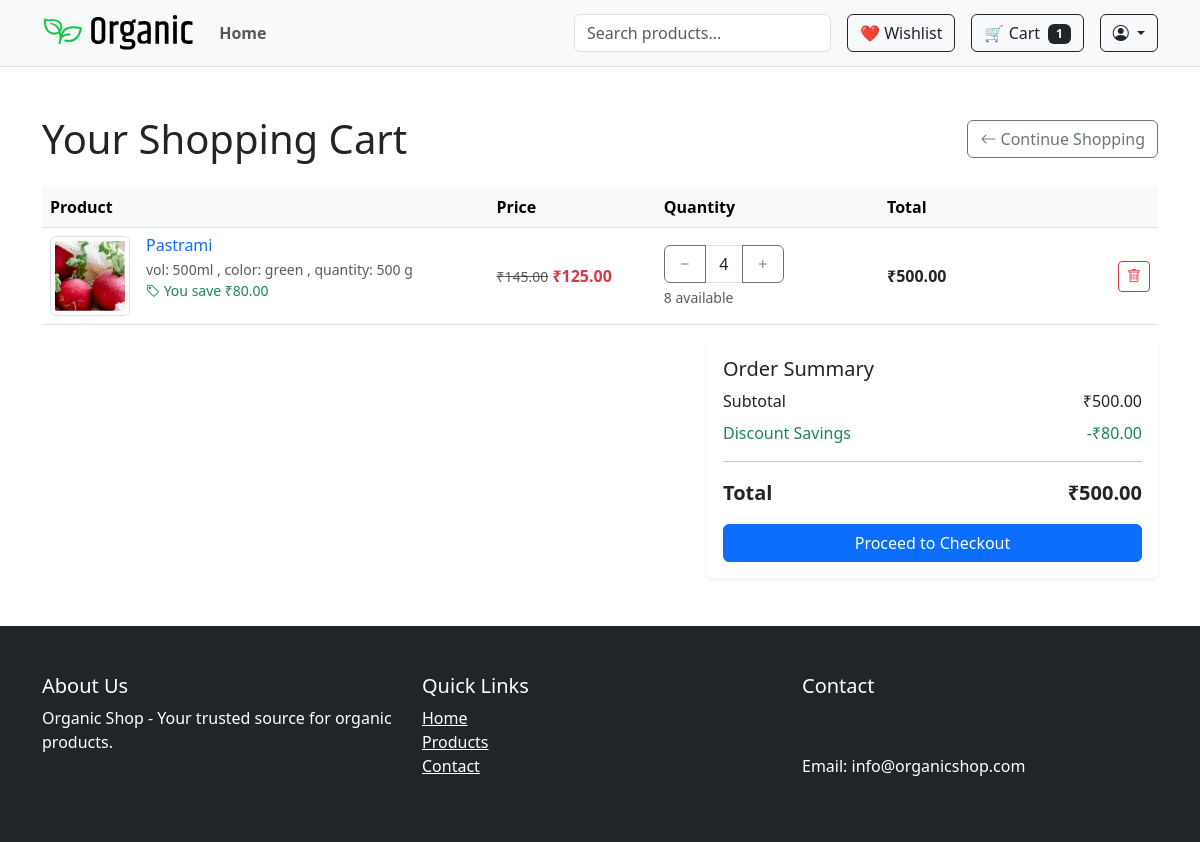
The page /cart/ (signed in) on the database as committed earlier.
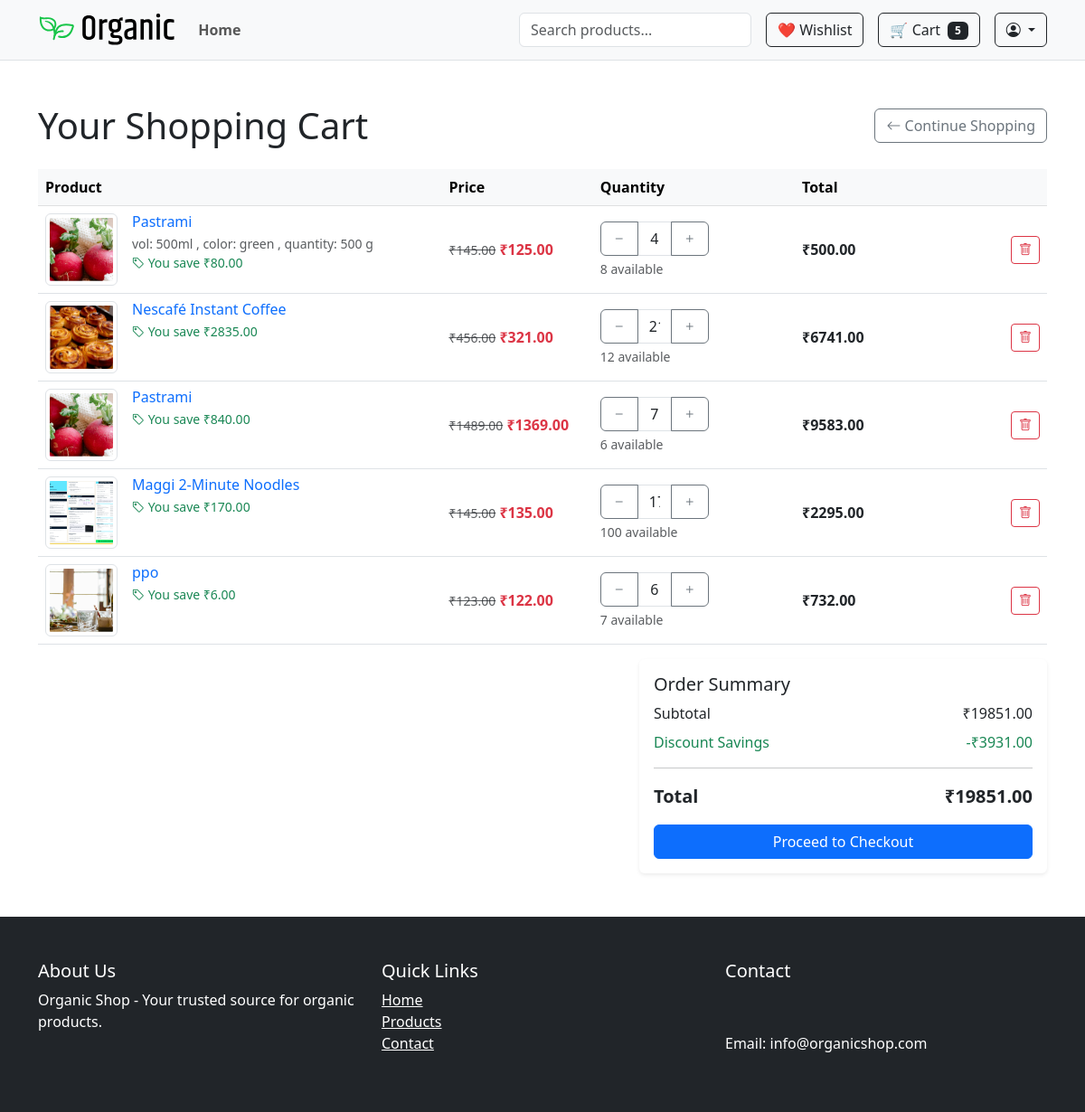
The same page on the database as committed later.
### shop/models.py (models this page shows, shortened)
class CartItem(models.Model):
    cart = models.ForeignKey(Cart, related_name='items', on_delete=models.CASCADE)
    variant = models.ForeignKey(ProductVariant, null=True, blank=True, on_delete=models.SET_NULL)
    product = models.ForeignKey(Product, null=True, blank=True, on_delete=models.CASCADE)
    quantity = models.PositiveIntegerField(default=1)
    @property
    def total_price(self):
        if self.variant:
            if self.variant.discount_price:
                return self.variant.discount_price * self.quantity
            return self.variant.price * self.quantity
        elif self.product.discount_price:
            return self.product.discount_price * self.quantity
        return self.product.price * self.quantity
    @property
    def savings(self):
        if self.variant:
            if self.variant.discount_price:
                return (self.variant.price - self.variant.discount_price) * self.quantity
            elif self.product.discount_price:
                return (self.product.price - self.product.discount_price) * self.quantity
            return 0
        elif self.product.discount_price:
            return (self.product.price - self.product.discount_price) * self.quantity
        return 0
    @property
    def get_product(self):
        return self.variant.product if self.variant else self.product

class Product(models.Model):
    category = models.ForeignKey(Category, on_delete=models.CASCADE, related_name='products')
    name = models.CharField(max_length=255)
    slug = models.SlugField(unique=True ,blank=True)
    description = models.TextField()
    price = models.DecimalField(max_digits=10, decimal_places=2)
    discount_price = models.DecimalField(max_digits=10, decimal_places=2, null=True, blank=True)
    image = models.ImageField(upload_to='products/')
    is_featured = models.BooleanField(default=False)
    sold_count = models.PositiveIntegerField(default=0)
    created_at = models.DateTimeField(auto_now_add=True)
    views = models.PositiveIntegerField(default=1)
    available = models.BooleanField(default=True)
    stock = models.PositiveIntegerField(default=0)
    def get_absolute_url(self):
        return reverse('shop:product_detail', kwargs={'slug': self.slug})

class ProductVariant(models.Model):
    product = models.ForeignKey(Product, on_delete=models.CASCADE, related_name='variants')
    values = models.ManyToManyField(VariantValue)
    price = models.DecimalField(max_digits=10, decimal_places=2)
    discount_price = models.DecimalField(max_digits=10, decimal_places=2, null=True, blank=True)
    stock = models.IntegerField()
    sku = models.CharField(max_length=50, unique=True, blank=True)
    image = models.ImageField(upload_to='variants/', null=True, blank=True)
    sold_count = models.IntegerField(default=0)

class VariantValue(models.Model):
    option = models.ForeignKey(VariantOption, on_delete=models.CASCADE)
    value = models.CharField(max_length=100)

class VariantOption(models.Model):
    name = models.CharField(max_length=50)

class Cart(models.Model):
    user = models.ForeignKey(User, on_delete=models.CASCADE, null=True, blank=True)
    session_key = models.CharField(max_length=40, null=True, blank=True)
    created_at = models.DateTimeField(auto_now_add=True)
    updated_at = models.DateTimeField(auto_now=True)
    @property
    def total_price(self):
        return sum(item.total_price for item in self.items.all())
    @property
    def total_savings(self):
        return sum(item.savings for item in self.items.all())

### shop/views.py (the view)
# urls.py: path('cart/', views.cart_detail, name='cart_detail'),
def cart_detail(request):
    cart = get_or_create_cart(request)
    return render(request, 'shop/cart_detail.html', {'cart': cart})

### shop/context_processors.py (called while the page is built)
def wishlist_context(request):
    wishlist_count = 0
    if request.user.is_authenticated:
        wishlist_count = Wishlist.objects.filter(user=request.user).count()
    return {'wishlist_items_count': wishlist_count}

### shop/views.py (called while the page is built, shortened)
def get_or_create_cart(request):
    if request.user.is_authenticated:
        session_key = request.session.session_key
        if session_key:
            anon_cart = Cart.objects.filter(session_key=session_key, user__isnull=True).first()
        cart, _ = Cart.objects.get_or_create(user=request.user)
    else:
        session_key = request.session.session_key or request.session.create()
        cart, _ = Cart.objects.get_or_create(session_key=session_key, user=None)
    return cart

### shop/templates/shop/cart_detail.html (shortened to what this page needs)
{% extends 'shop/base.html' %}
{% load static %}
{% block content %}
<div class="container py-5">
    <div class="d-flex justify-content-between align-items-center mb-4">
        <h1 class="mb-0">Your Shopping Cart</h1>
        <a href="{% url 'shop:index' %}" class="btn btn-outline-secondary">
            <i class="bi bi-arrow-left"></i> Continue Shopping
        </a>
    </div>
    {% if cart.items.all %}
    <div class="table-responsive">
        <table class="table table-hover align-middle">
            <thead class="table-light">
                <tr>
                    <th style="width: 40%">Product</th>
                    <th style="width: 15%">Price</th>
                    <th style="width: 20%">Quantity</th>
                    <th style="width: 15%">Total</th>
                    <th style="width: 10%"></th>
                </tr>
            </thead>
            <tbody>
                {% for item in cart.items.all %}
                <tr>
                    <td>
                        <div class="d-flex">
                            <a href="{{ item.get_product.get_absolute_url }}" class="me-3">
                                <img src="{% if item.variant and item.variant.image %}{{ item.variant.image.url }}{% else %}{{ item.product.image.url }}{% endif %}"
                                     alt="{{ item.get_product.name }}"
                                     class="img-thumbnail"
                                     style="width: 80px; height: 80px; object-fit: cover;">
                            </a>
                            <div>
                                <h6 class="mb-1">
                                    <a href="{{ item.get_product.get_absolute_url }}" class="text-decoration-none">
                                        {{ item.get_product.name }}
                                    </a>
                                </h6>
                                {% if item.variant %}
                                <div class="text-muted small">
                                    {% for value in item.variant.values.all %}
                                    <span>{{ value.option.name }}: {{ value.value }}</span>
                                    {% if not forloop.last %}, {% endif %}
                                    {% endfor %}
                                </div>
                                {% endif %}
                                {% if item.savings > 0 %}
                                <div class="text-success small">
                                    <i class="bi bi-tag"></i> You save ₹{{ item.savings }}
                                </div>
                                {% endif %}
                            </div>
                        </div>
                    </td>
                    <td>
                        {% if item.variant %}
                            {% if item.variant.discount_price %}
                            <div>
                                <span class="text-decoration-line-through text-muted small">₹{{ item.variant.price }}</span>
                                <span class="text-danger fw-bold">₹{{ item.variant.discount_price }}</span>
                            </div>
                            {% else %}
                            <span class="fw-bold">₹{{ item.variant.price }}</span>
                            {% endif %}
                        {% else %}
                            {% if item.product.discount_price %}
                            <div>
                                <span class="text-decoration-line-through text-muted small">₹{{ item.product.price }}</span>
                                <span class="text-danger fw-bold">₹{{ item.product.discount_price }}</span>
                            </div>
                            {% else %}
                            <span class="fw-bold">₹{{ item.product.price }}</span>
                            {% endif %}
                        {% endif %}
                    </td>
                    <td>
                        <div class="input-group" style="max-width: 120px;">
                            <button class="btn btn-outline-secondary decrement"
                                    type="button"
                                    data-item-id="{{ item.id }}">
                                <i class="bi bi-dash"></i>
                            </button>
                            <input type="number"
                                   class="form-control text-center quantity-input"
                                   value="{{ item.quantity }}"
                                   min="1"
                                   max="{% if item.variant %}{{ item.variant.stock }}{% else %}{{ item.product.stock }}{% endif %}"
                                   data-item-id="{{ item.id }}">
                            <button class="btn btn-outline-secondary increment"
                                    type="button"
                                    data-item-id="{{ item.id }}">
                                <i class="bi bi-plus"></i>
                            </button>
                        </div>
                        <small class="text-muted d-block mt-1">
                            {% if item.variant %}
                                {{ item.variant.stock }} available
                            {% else %}
                                {{ item.product.stock }} available
                            {% endif %}
                        </small>
                    </td>
                    <td class="fw-bold">
                        ₹{{ item.total_price }}
                    </td>
                    <td class="text-end">
                        <a href="{% url 'shop:cart_remove' item.id %}"
                           class="btn btn-sm btn-outline-danger"
                           title="Remove item">
                            <i class="bi bi-trash"></i>
                        </a>
                    </td>
                </tr>
                {% endfor %}
            </tbody>
        </table>
    </div>
    <div class="row justify-content-end">
        <div class="col-md-5">
            <div class="card border-0 shadow-sm">
                <div class="card-body">
                    <h5 class="card-title">Order Summary</h5>
                    <div class="d-flex justify-content-between mb-2">
                        <span>Subtotal</span>
                        <span>₹{{ cart.total_price }}</span>
                    </div>
                    {% if cart.total_savings > 0 %}
                    <div class="d-flex justify-content-between mb-2 text-success">
                        <span>Discount Savings</span>
                        <span>-₹{{ cart.total_savings }}</span>
                    </div>
                    {% endif %}
                    <hr>
                    <div class="d-flex justify-content-between fw-bold fs-5">
                        <span>Total</span>
                        <span>₹{{ cart.total_price }}</span>
                    </div>
                    <a href="{% url 'accounts:checkout' %}" class="btn btn-primary w-100 mt-3">
                        Proceed to Checkout
                    </a>
                </div>
            </div>
        </div>
    </div>
    {% endif %}
</div>
{% endblock %}

### shop/templates/shop/base.html (shortened to what this page needs)
<!DOCTYPE html>
{% load static %}
<html lang="en">
<head>
    <link href="https://cdn.jsdelivr.net/npm/bootstrap@5.3.0-alpha3/dist/css/bootstrap.min.css" rel="stylesheet">
    <link rel="stylesheet" href="{% static 'css/style.css' %}">
    <link rel="stylesheet" href="https://cdn.jsdelivr.net/npm/bootstrap-icons@1.10.5/font/bootstrap-icons.css">
</head>
<body>
    {% include 'shop/partials/header.html' %}
    <main>
        {% block content %}{% endblock %}
    </main>
    {% include 'shop/partials/footer.html' %}
</body>
</html>

### shop/templates/shop/partials/header.html (shortened to what this page needs)
{% load static %}
<header>
  <nav class="navbar navbar-expand-lg navbar-light bg-light border-bottom py-2">
    <div class="container">
      <a class="navbar-brand" href="{% url 'shop:index' %}">
        <img src="{% static 'images/logo.svg' %}" alt="Organic Shop" height="40">
      </a>
      <div class="collapse navbar-collapse" id="navbarContent">
        <ul class="navbar-nav me-auto mb-2 mb-lg-0 gap-2">
          <li class="nav-item">
            <a class="nav-link fw-semibold" href="{% url 'shop:index' %}">Home</a>
          </li>
        </ul>
        <form class="d-flex position-relative me-3" id="ajax-search-form">
          <input class="form-control" type="search" id="search-input" placeholder="Search products..." aria-label="Search">
        </form>
        {% if user.is_authenticated %}
    <a href="{% url 'accounts:wishlist' %}" class="btn btn-outline-dark me-3">
        ❤️ Wishlist
    </a>
    <a href="{% url 'shop:cart_detail' %}" class="btn btn-outline-dark me-3">
        🛒 Cart
        {% with total_items=cart.items.count %}
            {% if total_items > 0 %}
                <span class="badge bg-dark ms-1">{{ total_items }}</span>
            {% endif %}
        {% endwith %}
    </a>
{% endif %}
        <div class="dropdown">
          <a class="btn btn-outline-dark dropdown-toggle" href="#" role="button" id="userMenu" data-bs-toggle="dropdown" aria-expanded="false">
            <i class="bi bi-person-circle"></i>
          </a>
        </div>
      </div>
    </div>
  </nav>
</header>

### shop/templates/shop/partials/footer.html
<footer class="bg-dark text-white py-5">
    <div class="container">
        <div class="row">
            <div class="col-md-4">
                <h5>About Us</h5>
                <p>Organic Shop - Your trusted source for organic products.</p>
            </div>
            <div class="col-md-4">
                <h5>Quick Links</h5>
                <ul class="list-unstyled">
                    <li><a href="#" class="text-white">Home</a></li>
                    <li><a href="#" class="text-white">Products</a></li>
                    <li><a href="#" class="text-white">Contact</a></li>
                </ul>
            </div>
            <div class="col-md-4">
                <h5>Contact</h5>
                <address>
                    <br>
                    <br>
                    Email: info@organicshop.com
                </address>
            </div>
        </div>
    </div>
</footer>

### shop/templates/shop/cart_detail.html (style rules this page uses)
.quantity-input { -moz-appearance: textfield; }
.table td, .table th { vertical-align: middle; }

Rows that differ between the two databases and show on the page:
added CartItem: product.image (picture), get_product.name "Nescafé Instant Coffee", savings "2835.00", product.price "456.00", product.discount_price "321.00", quantity "21", product.stock "12", total_price "6741.00"
added CartItem: product.image (picture), get_product.name "Pastrami", savings "840.00", product.price "1489.00", product.discount_price "1369.00", quantity "7", product.stock "6", total_price "9583.00"
added CartItem: product.image (picture), get_product.name "Maggi 2-Minute Noodles", savings "170.00", product.price "145.00", product.discount_price "135.00", quantity "17", product.stock "100", total_price "2295.00"
added CartItem: product.image (picture), get_product.name "ppo", savings "6.00", product.price "123.00", product.discount_price "122.00", quantity "6", product.stock "7", total_price "732.00"
computed for Cart: total_price "500.00" → "19851.00"; total_savings "80.00" → "3931.00"
Other text that changed with them:
{{ total_items }}: "1" → "5"
